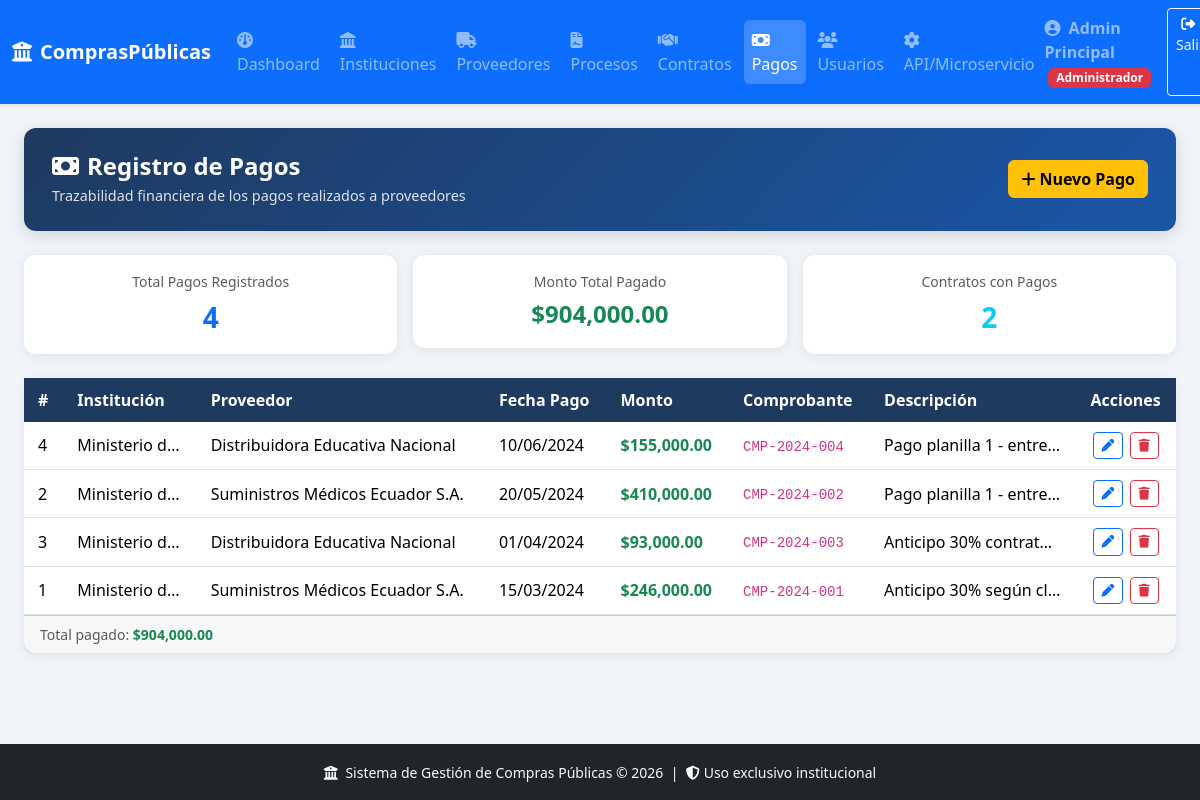
The page /views/pagos.php (signed in) on the database its author committed.
### tables this page shows
CREATE TABLE IF NOT EXISTS pago (
    id_pago INT AUTO_INCREMENT PRIMARY KEY,
    id_contrato INT NOT NULL,
    fecha_pago DATE NOT NULL,
    monto_pagado DECIMAL(15,2) NOT NULL,
    descripcion VARCHAR(300),
    comprobante VARCHAR(100),
    created_at TIMESTAMP DEFAULT CURRENT_TIMESTAMP,
    CONSTRAINT fk_pago_contrato FOREIGN KEY (id_contrato) REFERENCES contrato(id_contrato) ON UPDATE CASCADE ON DELETE RESTRICT
);

CREATE TABLE IF NOT EXISTS institucion_publica (
    id_institucion INT AUTO_INCREMENT PRIMARY KEY,
    nombre VARCHAR(200) NOT NULL,
    telefono VARCHAR(20),
    correo VARCHAR(150),
    direccion VARCHAR(300),
    created_at TIMESTAMP DEFAULT CURRENT_TIMESTAMP
);

CREATE TABLE IF NOT EXISTS proveedor (
    id_proveedor INT AUTO_INCREMENT PRIMARY KEY,
    razon_social VARCHAR(200) NOT NULL,
    numero_identificacion VARCHAR(20) NOT NULL UNIQUE,
    telefono VARCHAR(20),
    correo VARCHAR(150),
    direccion VARCHAR(300),
    created_at TIMESTAMP DEFAULT CURRENT_TIMESTAMP
);

### includes/session.php (called while the page is built, shortened)
<?php
function isAdmin()
{
    return ($_SESSION['user_rol'] ?? '') === 'administrador';
}
function canEdit()
{
    return in_array($_SESSION['user_rol'] ?? '', ['administrador', 'desarrollador']);
}

### views/pagos.php (the view, shortened to what this page needs)
<?php
require_once '../includes/header.php';
$pdo = getDB();
$pagos = $pdo->query("
    SELECT pg.*, c.objeto_contrato, c.monto_contratado,
           p.razon_social AS proveedor, ip.nombre AS institucion
    FROM pago pg
    JOIN contrato c ON pg.id_contrato = c.id_contrato
    JOIN proveedor p ON c.id_proveedor = p.id_proveedor
    JOIN proceso_compra pc ON c.id_proceso = pc.id_proceso
    JOIN institucion_publica ip ON pc.id_institucion = ip.id_institucion
    ORDER BY pg.fecha_pago DESC
")->fetchAll();
$totalPagado = array_sum(array_column($pagos, 'monto_pagado'));
?>
<div class="page-hero">
  <div class="d-flex justify-content-between align-items-center">
    <div>
      <h2><i class="fa fa-money-bill me-2"></i>Registro de Pagos</h2>
      <p>Trazabilidad financiera de los pagos realizados a proveedores</p>
    </div>
    <?php if (canEdit()): ?>
    <button class="btn btn-warning fw-bold" data-bs-toggle="modal" data-bs-target="#modalCrear">
      <i class="fa fa-plus me-1"></i>Nuevo Pago
    </button>
    <?php endif; ?>
  </div>
</div>
<div class="row g-3 mb-4">
  <div class="col-md-4">
    <div class="card p-3 text-center">
      <div class="text-muted small mb-1">Total Pagos Registrados</div>
      <div class="fw-bold fs-3 text-primary"><?php echo count($pagos); ?></div>
    </div>
  </div>
  <div class="col-md-4">
    <div class="card p-3 text-center">
      <div class="text-muted small mb-1">Monto Total Pagado</div>
      <div class="fw-bold fs-4 text-success">$<?php echo number_format($totalPagado, 2, '.', ','); ?></div>
    </div>
  </div>
  <div class="col-md-4">
    <div class="card p-3 text-center">
      <div class="text-muted small mb-1">Contratos con Pagos</div>
      <div class="fw-bold fs-3 text-info"><?php echo count(array_unique(array_column($pagos, 'id_contrato'))); ?></div>
    </div>
  </div>
</div>
<div class="card">
  <div class="card-body p-0">
    <div class="table-responsive">
      <table class="table table-hover mb-0">
        <thead><tr>
          <th>#</th><th>Institución</th><th>Proveedor</th><th>Fecha Pago</th>
          <th>Monto</th><th>Comprobante</th><th>Descripción</th>
          <?php if (canEdit()): ?><th class="text-center">Acciones</th><?php endif; ?>
        </tr></thead>
        <tbody>
        <?php if (empty($pagos)): ?>
          <tr><td colspan="8" class="text-center py-4 text-muted"><i class="fa fa-inbox fa-2x d-block mb-2"></i>No hay pagos registrados</td></tr>
        <?php else: ?>
        <?php foreach ($pagos as $pg): ?>
        <tr>
          <td><?php echo $pg['id_pago']; ?></td>
          <td class="text-truncate" style="max-width:130px"><?php echo htmlspecialchars($pg['institucion']); ?></td>
          <td><?php echo htmlspecialchars($pg['proveedor']); ?></td>
          <td><?php echo date('d/m/Y', strtotime($pg['fecha_pago'])); ?></td>
          <td class="fw-bold text-success">$<?php echo number_format($pg['monto_pagado'],2,'.',','); ?></td>
          <td><code><?php echo htmlspecialchars($pg['comprobante'] ?? '—'); ?></code></td>
          <td class="text-truncate" style="max-width:200px"><?php echo htmlspecialchars($pg['descripcion'] ?? '—'); ?></td>
          <?php if (canEdit()): ?>
          <td class="text-center action-btns">
            <button class="btn btn-sm btn-outline-primary" onclick='openEditModal(<?php echo json_encode($pg); ?>)'>
              <i class="fa fa-pen"></i>
            </button>
            <?php if (isAdmin()): ?>
            <a href="../controllers/pago_controller.php?action=eliminar&id=<?php echo $pg['id_pago']; ?>"
               class="btn btn-sm btn-outline-danger btn-delete"><i class="fa fa-trash"></i></a>
            <?php endif; ?>
          </td>
          <?php endif; ?>
        </tr>
        <?php endforeach; endif; ?>
        </tbody>
      </table>
    </div>
  </div>
  <div class="card-footer text-muted small">Total pagado: <strong class="text-success">$<?php echo number_format($totalPagado,2,'.',','); ?></strong></div>
</div>
<?php require_once '../includes/footer.php'; ?>

### assets/css/style.css (style rules this page uses)
:root { --primary: #1a56a7; --secondary: #1e3a5f; --accent: #f59e0b; --success: #16a34a; --danger: #dc2626; }
body { background: #f1f5f9; font-family: 'Segoe UI', Arial, sans-serif; min-height: 100vh; display: flex; flex-direction: column; }
.page-hero { background: linear-gradient(135deg, var(--secondary) 0%, var(--primary) 100%); color: white; border-radius: 12px; padding: 24px 28px; margin-bottom: 24px; box-shadow: 0 4px 16px rgba(0,0,0,0.15); }
.page-hero h2 { margin: 0; font-weight: 700; font-size: 1.5rem; }
.page-hero p { margin: 4px 0 0; opacity: 0.85; font-size: 0.9rem; }
.card { border: none; border-radius: 12px; box-shadow: 0 2px 12px rgba(0,0,0,0.08); }
.table thead th { background: var(--secondary); color: white; font-weight: 600; border: none; white-space: nowrap; }
.table td, .table th { vertical-align: middle; padding: 10px 14px; }
.action-btns .btn { padding: 3px 8px; font-size: 0.8rem; margin: 0 1px; }

### rows shown on the page
pago: id_pago "4", institucion_publica.nombre "Ministerio d…", proveedor.razon_social "Distribuidora Educativa Nacional", fecha_pago "10/06/2024", monto_pagado "155,000.00", comprobante "CMP-2024-004", descripcion "Pago planilla 1 - entre…"
pago: id_pago "2", institucion_publica.nombre "Ministerio d…", proveedor.razon_social "Suministros Médicos Ecuador S.A.", fecha_pago "20/05/2024", monto_pagado "410,000.00", comprobante "CMP-2024-002", descripcion "Pago planilla 1 - entre…"
pago: id_pago "3", institucion_publica.nombre "Ministerio d…", proveedor.razon_social "Distribuidora Educativa Nacional", fecha_pago "01/04/2024", monto_pagado "93,000.00", comprobante "CMP-2024-003", descripcion "Anticipo 30% contrat…"
pago: id_pago "1", institucion_publica.nombre "Ministerio d…", proveedor.razon_social "Suministros Médicos Ecuador S.A.", fecha_pago "15/03/2024", monto_pagado "246,000.00", comprobante "CMP-2024-001", descripcion "Anticipo 30% según cl…"

### other values the page prints
$nombre "Admin Principal"
$rol "Administrador"
count($pagos) "4"
$totalPagado "904,000.00"
count(array_unique(array_column($pagos, 'id_contrato'))) "2"
